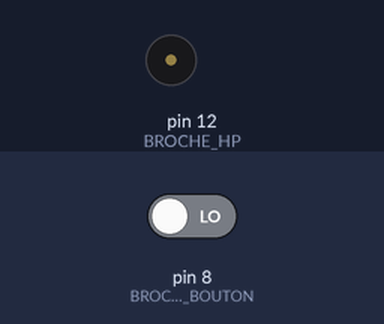
Simulated run of this sketch. Board: Arduino Uno, built with avr-gcc and run on an emulated ATmega328P. Parts: buzzer (waves = sounding). Inputs (shaded band) come from the test bench; at power-on: pin 8 (BROCHE_BOUTON) LOW.

Above: at 1.2 s.
1.3 s: pin 8 (BROCHE_BOUTON) driven HIGH
At 2.0 s:
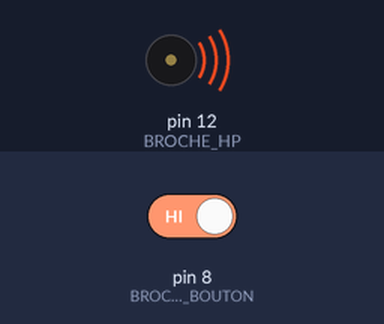
4.3 s: pin 8 (BROCHE_BOUTON) driven LOW
At 7.0 s:
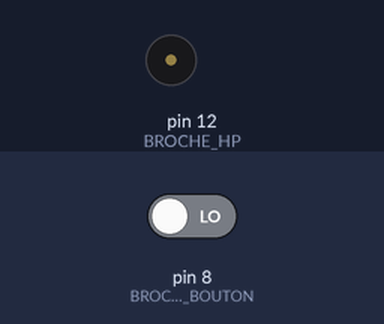
Timing chart, 0 to 8.5 s (numbered marks = the images above; inputs shaded):
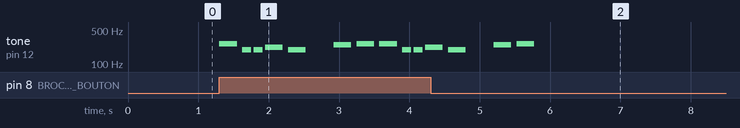

Measured:
- after the input at 1.3 s, tone on pin 12 (BROCHE_HP): plays 262 Hz for 0.25 s, 196 Hz for 0.13 s, 196 Hz for 0.13 s, 220 Hz for 0.25 s, 196 Hz for 0.25 s, 247 Hz for 0.25 s … (11 notes in this stretch), starting at once
- after the input at 4.3 s, tone on pin 12 (BROCHE_HP): goes on until 5.8 s, then stays silent

The sketch:

melodie.ino
```cpp
/*
 * Jouer une mélodie
 *  (en utilisant la notation française des notes)
 * Quimper, Dour Ru, 6 mai 2018, pierre <at> lesporteslogiques.net
 * Debian 9.1 @ urzhiata / arduino 1.8.4
 *
 * Adaptation de ToneMelody de Tom Igoe https://www.arduino.cc/en/Tutorial/ToneMelody
 * Durée des notes
 *	 1 : ronde
 *	 2 : blanche
 *	 4 : noire
 *	 8 : croche
 *	16 : double croche
 *	32 : triple croche
 *	64 : quadruple croche
 */

#include "notes.h"

#define BROCHE_HP         12
#define BROCHE_BOUTON      8

// Nombre de notes qui composent la mélodie
int nombre_notes = 8;

// Définir les notes de la mélodie
int melodie[] = {
  NOTE_DO4, NOTE_SOL3, NOTE_SOL3, NOTE_LA3, NOTE_SOL3, 0, NOTE_SI3, NOTE_DO4
};

// Définir la durée de chaque note
int duree_note[] = {
  4, 8, 8, 4, 4, 4, 4, 4
};

void setup() {
  pinMode(BROCHE_BOUTON, INPUT);
  pinMode(BROCHE_HP,     OUTPUT);
}

void loop() {
    if (digitalRead(BROCHE_BOUTON) == HIGH) {
      jouerMelodie();
    }
}

void jouerMelodie() {

  // Jouer les notes l'une après l'autre
  for (int note_a_jouer = 0; note_a_jouer < nombre_notes; note_a_jouer++) {

    // La durée de chaque note est calculée en divisant 1 seconde par le type de note
    // ex : une noire = 1000 millisecondes / 4, une croche = 1000 / 8, etc.

    int duree_note_a_jouer = 1000 / duree_note[note_a_jouer];
    tone(BROCHE_HP, melodie[note_a_jouer], duree_note_a_jouer);

    // Pour distinguer les notes, on laisse une petite pause entre chaque
    //  qui équivaut à la durée de la note + 30%

    int pause_entre_notes = duree_note_a_jouer * 1.30;
    delay(pause_entre_notes);

    // Arrêter la note qui joue
    noTone(BROCHE_HP);
  }
}
```

notes.h
```cpp
#define NOTE_DO1   33
#define NOTE_DOD1  35
#define NOTE_RE1   37
#define NOTE_RED1  39
#define NOTE_MI1   41
#define NOTE_FA1   44
#define NOTE_FAD1  46
#define NOTE_SOL1  49
#define NOTE_SOLD1 52
#define NOTE_LA1   55
#define NOTE_LAD1  58
#define NOTE_SI1   62
#define NOTE_DO2   65
#define NOTE_DOD2  69
#define NOTE_RE2   73
#define NOTE_RED2  78
#define NOTE_MI2   82
#define NOTE_FA2   87
#define NOTE_FAD2  93
#define NOTE_SOL2  98
#define NOTE_SOLD2 104
#define NOTE_LA2   110
#define NOTE_LAD2  117
#define NOTE_SI2   123
#define NOTE_DO3   131
#define NOTE_DOD3  139
#define NOTE_RE3   147
#define NOTE_RED3  156
#define NOTE_MI3   165
#define NOTE_FA3   175
#define NOTE_FAD3  185
#define NOTE_SOL3  196
#define NOTE_SOLD3 208
#define NOTE_LA3   220
#define NOTE_LAD3  233
#define NOTE_SI3   247
#define NOTE_DO4   262
#define NOTE_DOD4  277
#define NOTE_RE4   294
#define NOTE_RED4  311
#define NOTE_MI4   330
#define NOTE_FA4   349
#define NOTE_FAD4  370
#define NOTE_SOL4  392
#define NOTE_SOLD4 415
#define NOTE_LA4   440
#define NOTE_LAD4  466
#define NOTE_SI4   494
#define NOTE_DO5   523
#define NOTE_DOD5  554
#define NOTE_RE5   587
#define NOTE_RED5  622
#define NOTE_MI5   659
#define NOTE_FA5   698
#define NOTE_FAD5  740
#define NOTE_SOL5  784
#define NOTE_SOLD5 831
#define NOTE_LA5   880
#define NOTE_LAD5  932
#define NOTE_SI5   988
#define NOTE_DO6   1047
#define NOTE_DOD6  1109
#define NOTE_RE6   1175
#define NOTE_RED6  1245
#define NOTE_MI6   1319
#define NOTE_FA6   1397
#define NOTE_FAD6  1480
#define NOTE_SOL6  1568
#define NOTE_SOLD6 1661
#define NOTE_LA6   1760
#define NOTE_LAD6  1865
#define NOTE_SI6   1976
#define NOTE_DO7   2093
#define NOTE_DOD7  2217
#define NOTE_RE7   2349
#define NOTE_RED7  2489
#define NOTE_MI7   2637
#define NOTE_FA7   2794
#define NOTE_FAD7  2960
#define NOTE_SOL7  3136
#define NOTE_SOLD7 3322
#define NOTE_LA7   3520
#define NOTE_LAD7  3729
#define NOTE_SI7   3951
#define NOTE_DO8   4186
#define NOTE_DOD8  4435
#define NOTE_RE8   4699
#define NOTE_RED8  4978
```
